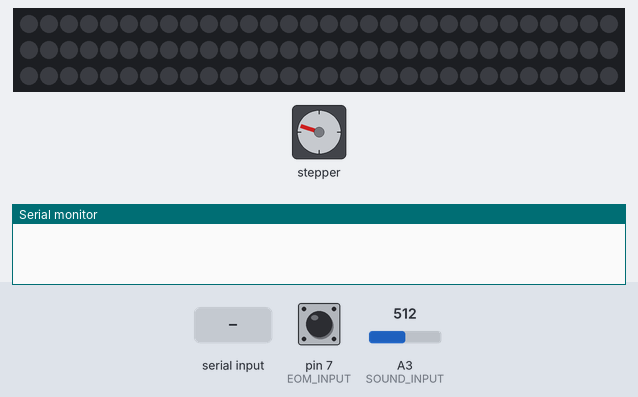
This sketch was run on a simulated Arduino Uno, built with avr-gcc and run on an emulated ATmega328P. On the bench: 90 RGB LEDs in strip order, left to right, continuing on the next row, stepper motor, the last lines printed to the serial monitor. The inputs (shaded band) are chosen by the test bench; at power-on: pin 7 (EOM_INPUT) HIGH, A3 (SOUND_INPUT) = 512. Dim RGB values are drawn brighter than linear; EEPROM starts erased; no radio packets arrive unless stated; stepper angles assume 200 steps per turn.

Above: at 1.2 s.
1.3 s: pin 7 (EOM_INPUT) pulled LOW for 0.25 s
At 2.4 s:
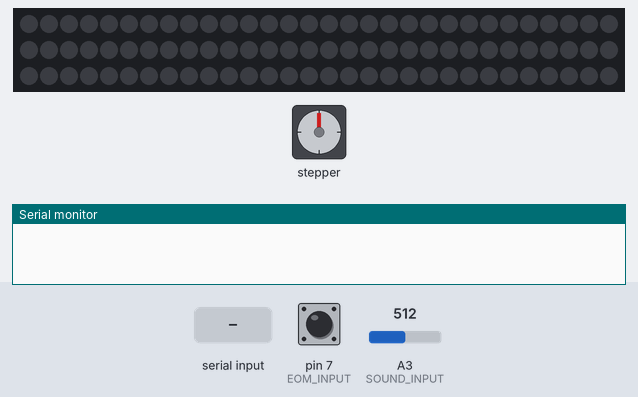
3.0 s: "s90\n" received over Serial
At 3.61 s:
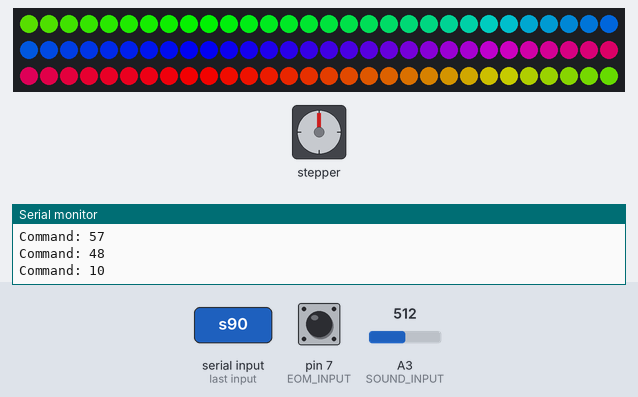
5.5 s: "l90\n" received over Serial
At 6.2 s:
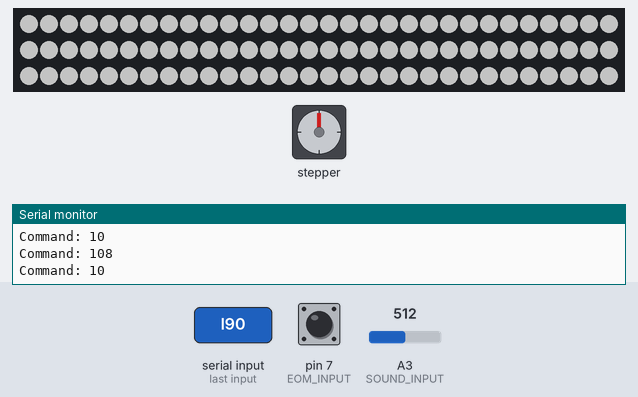
7.0 s: "c90\n" received over Serial
At 8.1 s:
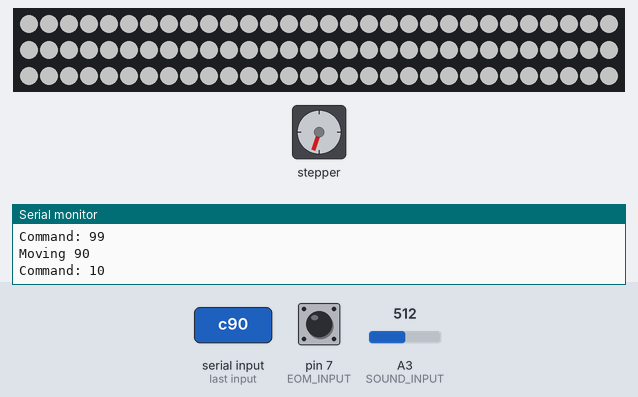
8.7 s: "o90\n" received over Serial
At 9.2 s:
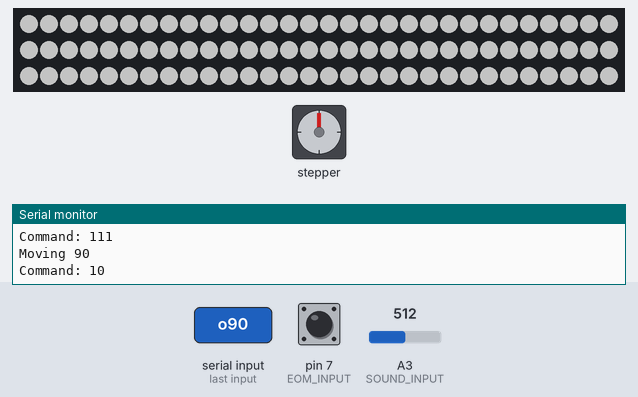
10.4 s: "c,45\n" received over Serial
At 11.0 s:
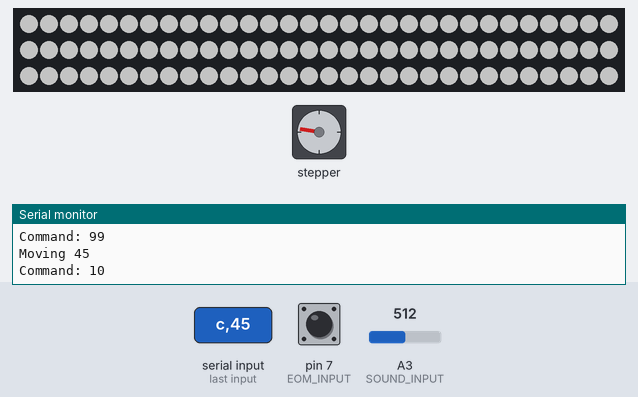
Timing chart, 0 to 13.0 s (numbered marks = the images above; inputs shaded):
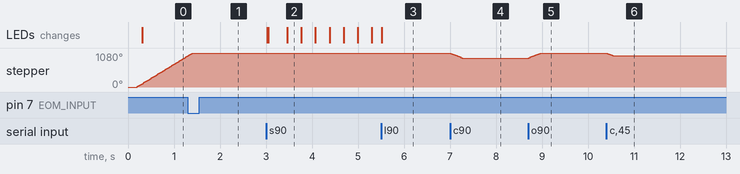

Measured:
- after the input at 1.3 s, stepper: goes on until 1.4 s, then stays 1080°
- after the input at 3.0 s, the LEDs: first change at once (image 2 shows a later state)
- after the input at 5.5 s, the LEDs: change at once (image 3)
- after the input at 7.0 s, stepper: turns 162° counter-clockwise in 0.24 s, starting at once
- after the input at 8.7 s, stepper: turns 162° clockwise in 0.24 s, starting at once
- after the input at 10.4 s, stepper: turns 81° counter-clockwise in 0.12 s, starting at once

The sketch:

LightBall.ino
```cpp
/*
 Based on this project: http://davidbliss.com/2014/11/18/transforming-sphere-lamp/
 */

#include <SPI.h>
#include <Stepper.h>
#include <Adafruit_NeoPixel.h>
#include <EEPROM.h>
#include "RadioCommon.h"
#include "nRF24L01.h"
#include "RF24.h"

#define SOUND_INPUT  A3
#define EOM_INPUT    7
#define FULL_MOVEMENT  14800
#define INITIAL_SPEED 150

#define PI   (3.14159265359)

#define DC_OFFSET  256  // DC offset in mic signal - if unusure, leave 0
#define NOISE     10  // Noise/hum/interference in mic signal
#define SAMPLES 16
#define MAX_HEIGHT 255

#define EEPROM_MODE  0
#define EEPROM_BRIGHTNESS 1
#define EEPROM_PULSE_DURATION 3

RF24 radio(9, 10);   // CE, CSN
Stepper myStepper = Stepper(200, 4, 3, 5, 6);
Adafruit_NeoPixel strip = Adafruit_NeoPixel(90, A0, NEO_GRB + NEO_KHZ800);

int inByte = 0;         // incoming serial byte
int inByte2 = 0;
int aux1, aux2;
int vol[SAMPLES];

uint8_t volCount;    // Frame counter for storing past volume data
uint8_t currentColumn;
int pulseDuration;
unsigned long pulseStart;

int lvl;          // Current "dampened" audio level
int minLvlAvg;    // For dynamic adjustment of graph low & high
int maxLvlAvg;
int height;

uint16_t minLvl;
uint16_t maxLvl;

int stepperPosition = 0;
int stepperGoal = 0;

unsigned long mirfData;

typedef enum {
    LightModeSound = 0,
    LightModeRainbow,
    LightModeLight,
    LightModePulse,
    LightModeCount,
} LightMode;

int mode = LightModeCount;
int brightness = 255;

int serial_putc( char c, FILE * )  {
  Serial.write( c );
  return c;
}

void printf_begin(void) {
  fdevopen( &serial_putc, 0 );
}

void close() {
  move(-FULL_MOVEMENT);
}

void open() {
  while (digitalRead(EOM_INPUT) != LOW) {
    myStepper.step(100);
  }
  stepperPosition = stepperGoal = FULL_MOVEMENT;
}

void move(int steps) {
  stepperGoal = stepperPosition + steps;
  if (stepperGoal < 0) {
    stepperGoal = 0;
  } else if (stepperGoal > FULL_MOVEMENT) {
    stepperGoal = FULL_MOVEMENT;
  }
}

void setBrightness(int b) {
  brightness = b;
  strip.setBrightness(brightness);
  strip.show();
  EEPROM.write(EEPROM_BRIGHTNESS, brightness);
}

void changeMode(int newMode, boolean force) {
  if (mode != newMode || force) {
    mode = newMode;
    EEPROM.write(EEPROM_MODE, mode);
    switch(mode) {
      case LightModeSound:
        colorWipe(0);
        for(int i=1; i<SAMPLES; i++) {
          vol[i] = 0;
        }
        maxLvl = 100;
        minLvl =
        currentColumn =
        volCount = 0;
        break;

      case LightModeRainbow:
        currentColumn = 0;
        break;

      case LightModeLight:
        colorWipe(strip.Color(255, 255, 255));
        break;

      case LightModePulse:
        setBrightness(0);
        colorWipe(strip.Color(255, 255, 255));
        currentColumn = 0;
        pulseStart = millis();
        break;
    }
  }
}

void setup() {
  // Stabilize power, etc...
  delay(200);

  Serial.begin(9600);
  printf_begin();

  pinMode(EOM_INPUT, INPUT_PULLUP);

  START_RADIO(radio, RADIO_LIGHTBALL);
  radio.printDetails();

  myStepper.setSpeed(INITIAL_SPEED);

  strip.begin();

  if (digitalRead(EOM_INPUT) != LOW) {
    open();
  } else {
    stepperPosition = stepperGoal = FULL_MOVEMENT;
  }
  pulseDuration = EEPROM.read(EEPROM_PULSE_DURATION) * 100;
  setBrightness(EEPROM.read(EEPROM_BRIGHTNESS));
  changeMode(EEPROM.read(EEPROM_MODE), true);
}

void loop() {
  if (stepperGoal != stepperPosition) {
    int steps = stepperGoal - stepperPosition;
    if (steps < -10) {
      steps = -10;
    } else if (steps > 10) {
      steps = 10;
    }
    myStepper.step(steps);
    stepperPosition += steps;
  }

  if (Serial.available()) {  // Look for char in serial que and process if found
    inByte = Serial.read();
    Serial.print("Command: ");
    Serial.println(inByte);  // Echo command CHAR in ascii that was sent
    switch (inByte) {
      case 'S':
      {
        int sp = Serial.parseInt();
        Serial.print("Setting speed to ");
        Serial.println(sp);
        myStepper.setSpeed(sp);
        break;
      }

      case 'o':
      case 'c':
      {
        int steps = Serial.parseInt();
        Serial.print("Moving ");
        Serial.println(steps);
        move((inByte == 'c' ? -1 : 1) * steps);
        break;
      }

      case 's':
        changeMode(LightModeSound, false);
        break;

      case 'l':
        setBrightness(Serial.parseInt());
        changeMode(LightModeLight, true);
        break;

      case 'r':
        setBrightness(Serial.parseInt());
        changeMode(LightModeRainbow, true);
        break;

      case 'p':
        pulseDuration = Serial.parseInt();
        EEPROM.write(EEPROM_PULSE_DURATION, pulseDuration);
        pulseDuration *= 100; // Input is in tenths of a second
        changeMode(LightModePulse, false);
        break;
    }
  }

  if (radio.available()) {
    radio.read((byte *)&mirfData, sizeof(unsigned long));
    inByte = mirfData & 0xFF;
    Serial.print("Received data ");
    Serial.print(inByte);
    Serial.print(' ');
    Serial.println(mirfData);
    switch (inByte) {
      case 'S':
      {
        unsigned long sp = ((mirfData >> 8) & 0xFFFF);
        Serial.print("Setting speed to ");
        Serial.println(sp);
        myStepper.setSpeed(sp);
        break;
      }

      case 'o':
      case 'c':
      {
        unsigned long steps = ((mirfData >> 8) & 0xFFFF);
        Serial.print("Moving ");
        Serial.println(steps);
        move((inByte == 'c' ? -1 : 1) * steps);
        break;
      }

      case 's':
        changeMode(LightModeSound, false);
        break;

      case 'l':
      {
        setBrightness(((mirfData >> 8) & 0xFF));
        changeMode(LightModeLight, true);
        break;
      }

      case 'r':
        setBrightness(((mirfData >> 8) & 0xFF));
        changeMode(LightModeRainbow, true);
        break;

      case 'p':
        pulseDuration = ((mirfData >> 8) & 0xFFFF);
        EEPROM.write(EEPROM_PULSE_DURATION, pulseDuration);
        pulseDuration *= 100; // Input is in tenths of a second
        changeMode(LightModePulse, false);
        break;
    }
  }

  switch (mode) {
    case LightModeSound:
      height   = analogRead(SOUND_INPUT);                        // Raw reading from mic
      height   = abs(height - DC_OFFSET); // Center on zero
      height   = (height <= NOISE) ? 0 : (height - NOISE);             // Remove noise/hum
      lvl = ((lvl * 7) + height) >> 3;    // "Dampened" reading (else looks twitchy)

      vol[volCount] = height;                 // Save sample for dynamic leveling
      if(++volCount >= SAMPLES) volCount = 0; // Advance/rollover sample counter

      // Calculate bar height based on dynamic min/max levels (fixed point):
      height = MAX_HEIGHT * (lvl - minLvlAvg) / (long)(maxLvlAvg - minLvlAvg);
      if(height < 0L)       height = 0;      // Clip output
      else if(height > MAX_HEIGHT) height = MAX_HEIGHT;

      strip.setBrightness(height);
      rainbowCycle(currentColumn);
      if (++currentColumn >= 255 * 5) currentColumn = 0;

      // Get volume range of prior frames
      minLvl = maxLvl = vol[0];

      for(int i=1; i<SAMPLES; i++) {
        if(vol[i] < minLvl)      minLvl = vol[i];
        else if(vol[i] > maxLvl) maxLvl = vol[i];
      }

      // minLvl and maxLvl indicate the volume range over prior frames, used
      // for vertically scaling the output graph (so it looks interesting
      // regardless of volume level).  If they're too close together though
      // (e.g. at very low volume levels) the graph becomes super coarse
      // and 'jumpy'...so keep some minimum distance between them (this
      // also lets the graph go to zero when no sound is playing):
      if((maxLvl - minLvl) < MAX_HEIGHT) maxLvl = minLvl + MAX_HEIGHT;
      minLvlAvg = (minLvlAvg * 63 + minLvl) >> 6; // Dampen min/max levels
      maxLvlAvg = (maxLvlAvg * 63 + maxLvl) >> 6; // (fake rolling average)
      break;

    case LightModeRainbow:
      rainbowCycle(currentColumn);
      if (++currentColumn >= 255 * 5) currentColumn = 0;
      delay(5);
      break;

    case LightModeLight:
      // Nothing to do really
      delay(10);
      break;

    case LightModePulse:
      float angle = PI + PI * 4.0 * ((float)(millis() - pulseStart) / (float)pulseDuration);
      setBrightness((int)(127.0 * (1.0 + cos(angle))));
      colorWipe(strip.Color(255, 255, 255));
      break;
  }
}

// Fill the dots one after the other with a color
void colorWipe(uint32_t c) {
  for(uint16_t i=0; i<strip.numPixels(); i++) {
      strip.setPixelColor(i, c);
  }
  strip.show();
}

// Input a value 0 to 255 to get a color value.
// The colours are a transition r - g - b - back to r.
uint32_t Wheel(byte WheelPos) {
  WheelPos = 255 - WheelPos;
  if(WheelPos < 85) {
    return strip.Color(255 - WheelPos * 3, 0, WheelPos * 3);
  } else if(WheelPos < 170) {
    WheelPos -= 85;
    return strip.Color(0, WheelPos * 3, 255 - WheelPos * 3);
  } else {
    WheelPos -= 170;
    return strip.Color(WheelPos * 3, 255 - WheelPos * 3, 0);
  }
}

// Slightly different, this makes the rainbow equally distributed throughout
void rainbowCycle(uint16_t j) {
  uint16_t i;

  for(i=0; i< strip.numPixels(); i++) {
    strip.setPixelColor(i, Wheel(((i * 256 / strip.numPixels()) + j) & 255));
  }
  strip.show();
}
```
